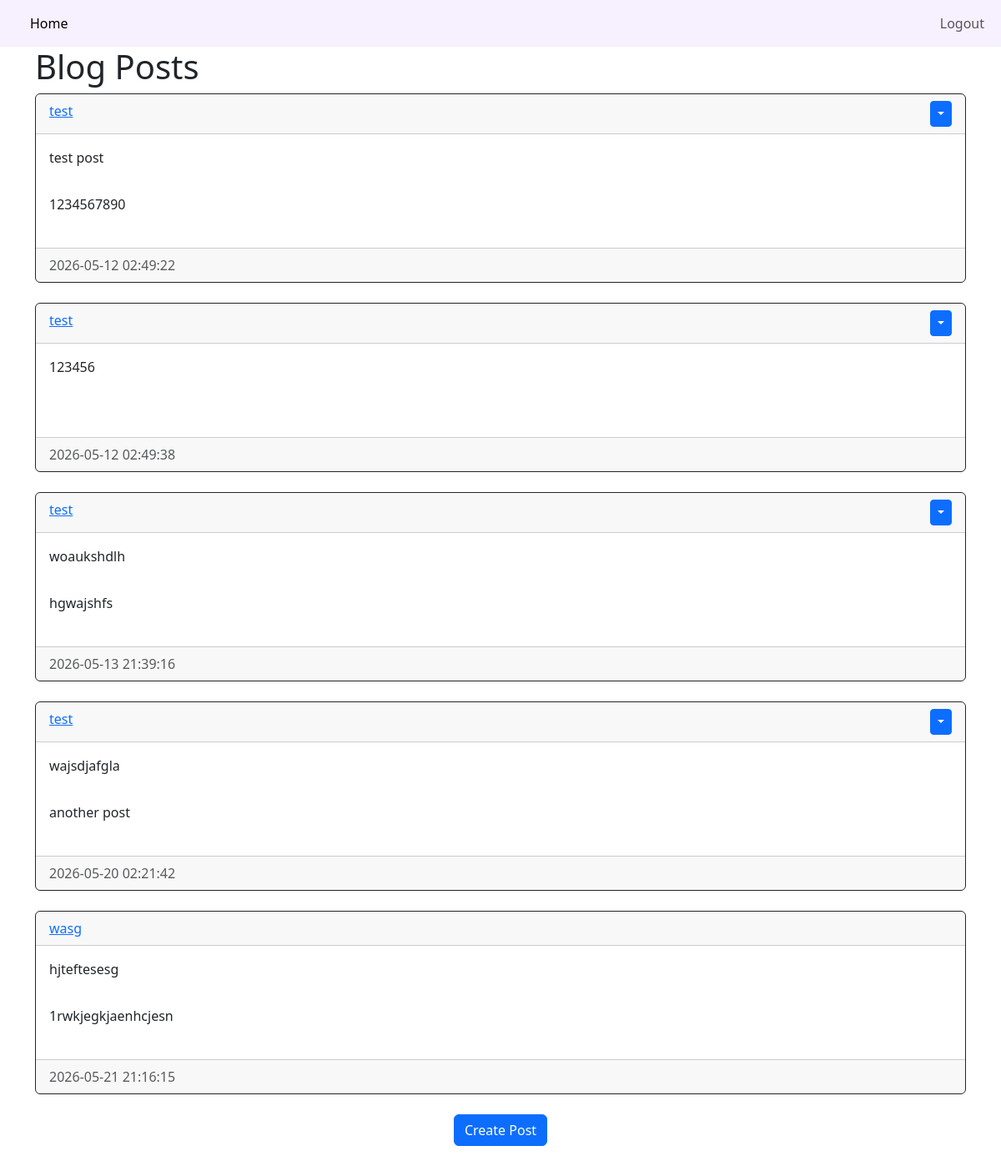
Page /blog (signed in) on the earlier database version.
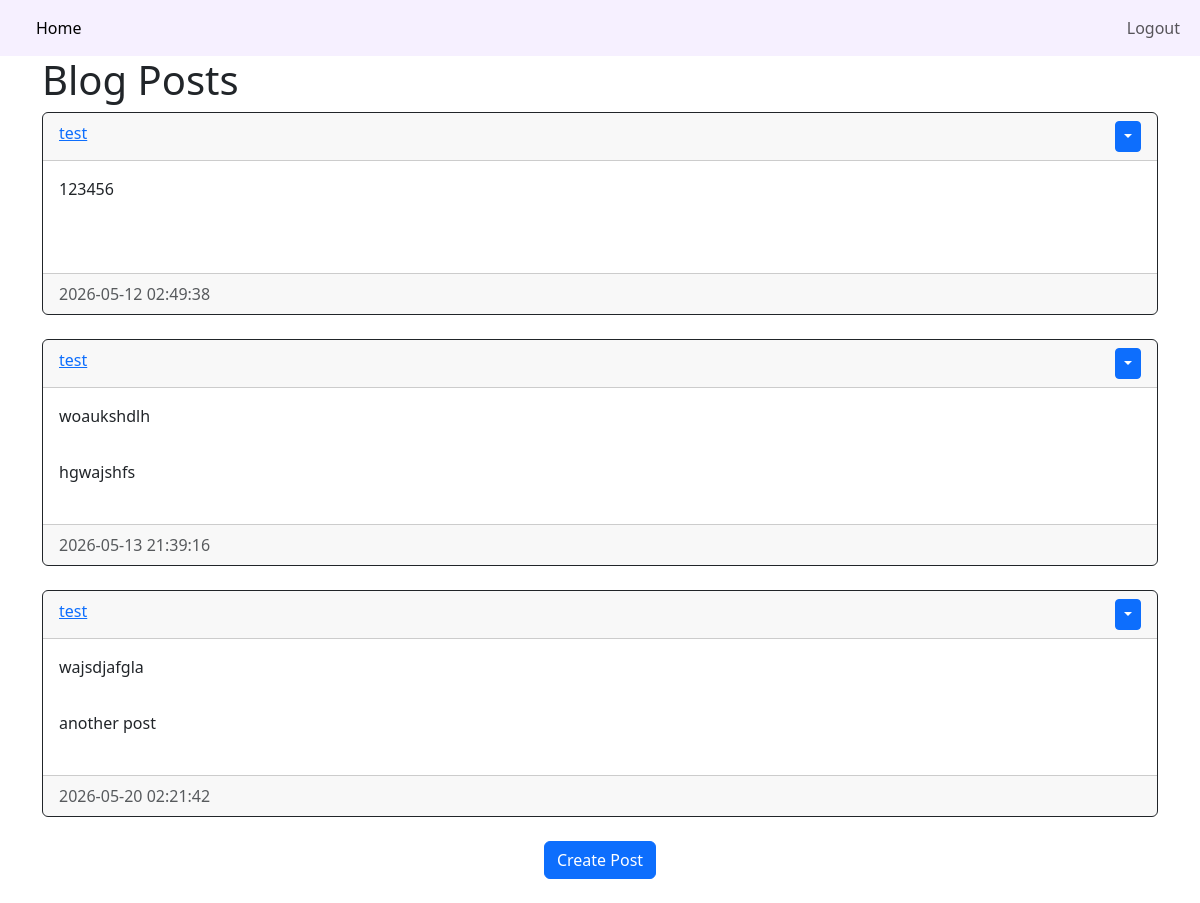
Same page on the later database version.
### website/models.py (models this page shows)
class Post(db.Model):
    id = db.Column(db.Integer, primary_key=True)
    title = db.Column(db.String(150), nullable=False)
    content = db.Column(db.Text, nullable=False)
    date_created = db.Column(db.DateTime(timezone=True), default=func.now())
    author = db.Column(db.Integer, db.ForeignKey('user.id', ondelete='CASCADE'), nullable=False)

class User(db.Model, UserMixin):
    id = db.Column(db.Integer, primary_key=True)
    email =  db.Column(db.String(150), unique=True)
    username = db.Column(db.String(150), unique=True)
    password = db.Column(db.String(150))
    date_created = db.Column(db.DateTime(timezone=True), default=func.now)
    posts = db.relationship('Post', backref='user', passive_deletes=True)

### website/views.py (the view)
@views.route("/blog")
@login_required
def blog():
    posts = Post.query.all()
    return render_template("blog.html", user=current_user, posts=posts)

### website/__init__.py (called while the page is built)
def create_app():
    app = Flask(__name__)
    app.config["SECRET_KEY"] = "n5ks8XA1noJaGNP8hqTq0l29"
    app.config["SQLALCHEMY_DATABASE_URI"] = f"sqlite:///{DB_NAME}"
    db.init_app(app)
    from .views import views
    from .auth import auth
    app.register_blueprint(views, url_prefix="/")
    app.register_blueprint(auth, url_prefix="/")
    from .models import User
    with app.app_context():
        db.create_all()
    login_manager = LoginManager()
    login_manager.login_view = "auth.login"
    login_manager.init_app(app)
    @login_manager.user_loader
    def load_user(id):
        return User.query.get(int(id))
    return app

### website/templates/blog.html
{% extends "posts_div.html" %} {% block title %} Blog {% endblock %}

### website/templates/posts_div.html (shortened to what this page needs)
{% extends "template.html" %} {% block title %} Home {% endblock %}
{% block content %}
<h1>Blog Posts</h1>
<div id="posts">
    {% for post in posts%}
    <div class="card border-dark">
        <div class="card-header d-flex justify-content-between align-items-centre">
            <a href="/posts/{{post.user.username}}">
                {{post.user.username}}
            </a>
            {% if user.id == post.author %}
            <div class="btn-group">
                <button type="button" class="btn btn-sm btn-primary dropdown-toggle" data-bs-toggle="dropdown"></button>
            </div>
            {% endif %}
        </div>
        <div class="card-body">
            <div class="card-text">{{post.title}}</div>
        </div>
        <div class="card-body">
            <div class="card-text">{{post.content}}</div>
        </div>
        <br/>
        <div class="card-footer text-muted">{{post.date_created}}</div>
    </div>
    <br/>
    {% endfor %}
</div>
{% block footer %}
<div align="center">
    <a href="/create-post">
        <button type="button" class="btn btn-primary btn-large">
            Create Post
        </button>
    </a>
    <br/>
</div>
<br/>
{% endblock %}
{% endblock %}

### website/templates/template.html (shortened to what this page needs)
<!DOCTYPE html>
<html>
    <head>
        <link href="https://cdn.jsdelivr.net/npm/bootstrap@5.3.8/dist/css/bootstrap.min.css" rel="stylesheet">
        <link rel="stylesheet" type="text/css" href="{{ url_for('static', filename='main.css') }}">
    </head>
    <body>
        <nav class="navbar navbar-expand-lg">
            <div class="container-fluid">
                <div class="collapse navbar-collapse" id="navbarNavAltMarkup">
                <div class="navbar-nav">
                    <a class="nav-link active" aria-current="page" href="/home">Home</a>
                </div>
                    {% if user.is_authenticated %}
                    <div class="navbar-nav ms-auto">
                    <a class="nav-link" href="/logout">Logout</a>
                    </div>
                    {% else %}
                    <div class="navbar-nav">
                    <a class="nav-link" href="/login">Login</a>
                    <a class="nav-link" href="/sign-up">Signup</a>
                    </div>
                    {% endif %}
                </div>
                </div>
            </nav>
        <div class="container">{% block content %} {% endblock %}</div>
    </body>
</html>

### website/static/main.css (style rules this page uses)
nav { background-color: rgb(246, 240, 255); }

Differences in the rows shown:
removed Post: user.username "test", title "test post", content "1234567890", date_created "2026-05-12 02:49:22"
removed Post: user.username "wasg", title "hjteftesesg", content "1rwkjegkjaenhcjesn", date_created "2026-05-21 21:16:15"
